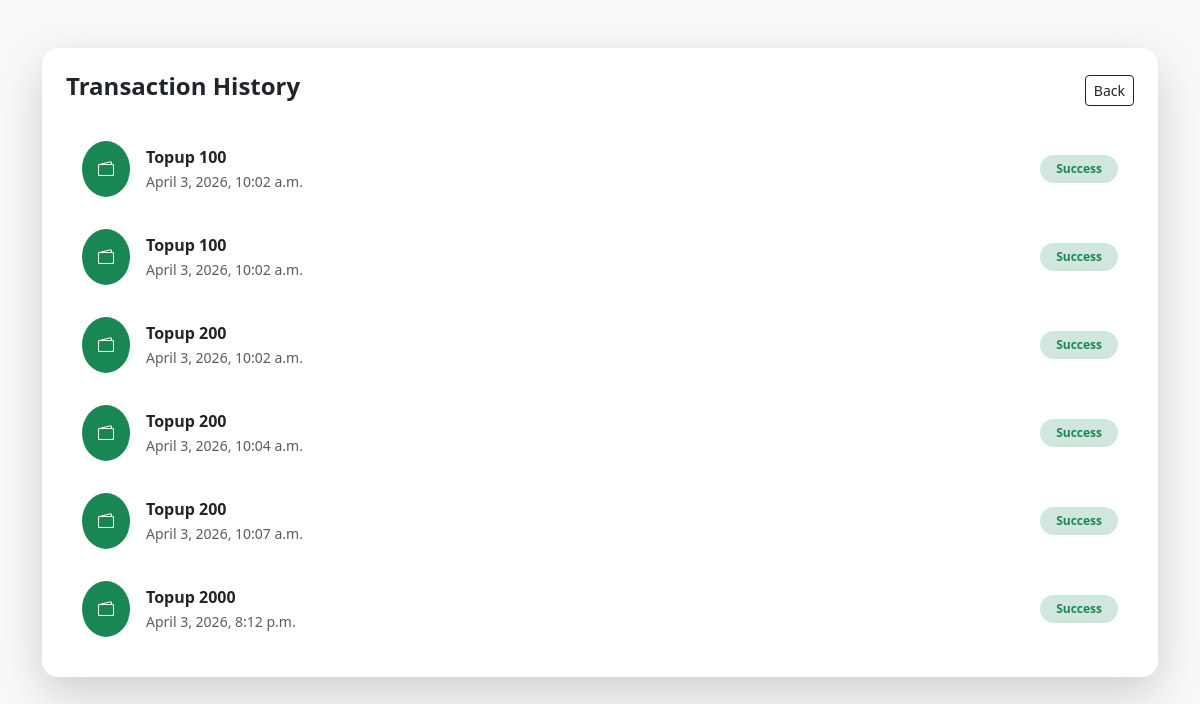
Page /history/ (signed in) on the committed database.
### prepaid_app/models.py (models this page shows)
class History(models.Model):
    prepaid = models.ForeignKey(Prepaid, on_delete=models.CASCADE)
    action = models.CharField(max_length=50)
    created_at = models.DateTimeField(auto_now_add=True)

### prepaid_app/views.py (the view)
# urls.py: path('history/', views.history, name='history'),
@login_required
def history(request):
    prepaid = Prepaid.objects.get(user=request.user)
    histories = History.objects.filter(prepaid=prepaid)
    return render(request, 'prepaid_app/history.html', {'histories': histories})

### prepaid_app/templates/prepaid_app/history.html (shortened to what this page needs)
<!DOCTYPE html>
<html>
<head>
  <link href="https://cdn.jsdelivr.net/npm/bootstrap@5.3.0/dist/css/bootstrap.min.css" rel="stylesheet">
  <link href="https://cdn.jsdelivr.net/npm/bootstrap-icons@1.11.3/font/bootstrap-icons.css" rel="stylesheet">
</head>
<body class="bg-light">
<div class="container mt-5">
  <div class="card shadow-lg border-0 rounded-4 p-4">
    <div class="d-flex justify-content-between align-items-center mb-3">
      <h4 class="fw-bold">Transaction History</h4>
      <a href="/" class="btn btn-sm btn-outline-dark">Back</a>
    </div>
    {% if histories %}
      <div class="list-group list-group-flush">
        {% for h in histories %}
        <div class="list-group-item d-flex justify-content-between align-items-center border-0 py-3">
          <div class="d-flex align-items-center gap-3">
            <div class="bg-success text-white rounded-circle p-3">
              <i class="bi bi-wallet2"></i>
            </div>
            <div>
              <div class="fw-semibold">{{ h.action }}</div>
              <small class="text-muted">{{ h.created_at }}</small>
            </div>
          </div>
          <span class="badge bg-success-subtle text-success px-3 py-2 rounded-pill">
            Success
          </span>
        </div>
        {% endfor %}
      </div>
    {% else %}
      <div class="text-center text-muted py-5">
        <i class="bi bi-clock-history fs-1"></i>
        <p class="mt-2">No transactions yet</p>
      </div>
    {% endif %}
  </div>
</div>
</body>
</html>

### rows in the picture
History: action "Topup 100", created_at "April 3, 2026, 10:02 a.m."
History: action "Topup 100", created_at "April 3, 2026, 10:02 a.m."
History: action "Topup 200", created_at "April 3, 2026, 10:02 a.m."
History: action "Topup 200", created_at "April 3, 2026, 10:04 a.m."
History: action "Topup 200", created_at "April 3, 2026, 10:07 a.m."
History: action "Topup 2000", created_at "April 3, 2026, 8:12 p.m."
